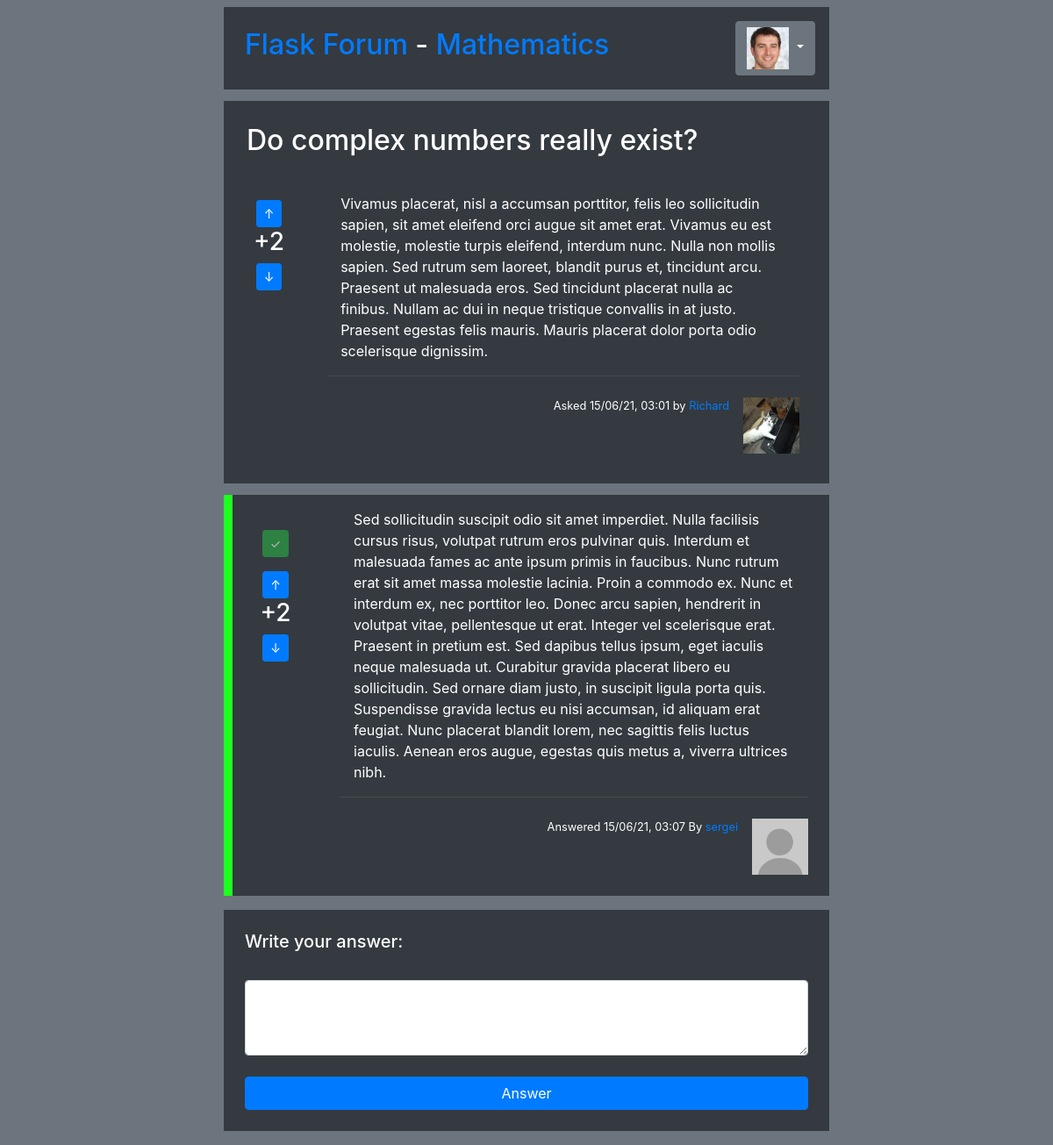
The app's page /question/?question_id=54 (signed in) with its own data.
### models.py (models this page shows)
class Category(db.Model):
    __tablename__ = "categories"
    id = Column(Integer, primary_key=True)
    name = Column(String(50))
    description = Column(String(500))
    questions = relationship("Question")

class Post(db.Model):
    __tablename__ = "posts"
    id = Column(Integer, primary_key=True)
    author_id = Column(Integer, ForeignKey('users.id'))
    content = Column(String(1000))
    votes = relationship("Vote", lazy='dynamic')
    author = relationship("User")
    date = Column(DateTime)
    __mapper_args__ = {'polymorphic_identity':'posts'}

class Question(Post):
    __tablename__ = "questions"
    id = Column(Integer, ForeignKey('posts.id'), primary_key=True)
    title = Column(String(50))
    category_id = Column(Integer, ForeignKey('categories.id'))
    __mapper_args__ = {'polymorphic_identity':'questions'}

class Post(db.Model):
    __tablename__ = "posts"
    id = Column(Integer, primary_key=True)
    author_id = Column(Integer, ForeignKey('users.id'))
    content = Column(String(1000))
    votes = relationship("Vote", lazy='dynamic')
    author = relationship("User")
    date = Column(DateTime)
    __mapper_args__ = {'polymorphic_identity':'posts'}

class User(UserMixin, db.Model):
    __tablename__ = "users"
    id = Column(Integer, primary_key=True)
    email = Column(String(50), unique=True)
    name = Column(String(50))
    password = Column(String(100))
    join_date = Column(Date)
    description = Column(String(500))
    questions = relationship("Question")
    answers = relationship("Answer")
    votes = relationship("Vote")

### views/question.py (the view)
@question_blueprint.route("/question/")
def question():
    question = db.session.query(Question).filter_by(id = int(request.args.get('question_id'))).first()
    answers = db.session.query(Answer).filter_by(question_id = question.id)
    question_data = utils.get_questions_data([question])[0]
    answers_data = utils.get_answers_data(answers)
    data = utils.get_base_data()
    data['question_data'] = question_data
    data['answers_data'] = answers_data
    data['category'] = db.session.query(Category).filter_by(id = question.category_id).first()
    data['has_best'] = answers.filter_by(is_best=True).first() != None
    if 'answer_id' in request.args:
        answer_id = int(request.args.get('answer_id'))
        data['answer_id'] = answer_id
    return render_template(
        'question.html',
        data = data
    )

### main.py (called while the page is built)
@login_manager.user_loader
def load_user(user_id):
    return User.query.get(int(user_id))

### views/utils.py (called while the page is built)
def get_base_data():
    data = {}
    data['logged_user_id'] = current_user.id if current_user.is_authenticated else -1
    return data

def get_questions_data(questions):
    questions_data = []
    for question in questions:
        votes_up = question.votes.filter_by(is_up = True).count()
        votes_down = question.votes.filter_by(is_up = False).count()
        votes_sum = votes_up - votes_down
        question_answers = Answer.query.filter_by(question_id=question.id)
        questions_data.append({
            'question': question,
            'votes_sum': votes_sum,
            'answers_count': question_answers.count(),
            'author_name': question.author.name,
            'has_best': question_answers.filter_by(is_best=True).first() != None,
            'time': question.date.strftime('%d/%m/%y, %H:%M'),
        })
    return questions_data

def get_answers_data(answers):
    answers_data = []
    for answer in answers:
        votes_up = answer.votes.filter_by(is_up = True).count()
        votes_down = answer.votes.filter_by(is_up = False).count()
        votes_sum = votes_up - votes_down
        answers_data.append({
            'answer': answer,
            'question_title': Question.query.filter_by(id=int(answer.question_id)).first().title,
            'votes_sum': votes_sum,
            'is_best': answer.is_best,
            'time': answer.date.strftime('%d/%m/%y, %H:%M')
        })
    return answers_data

### templates/question.html (shortened to what this page needs)
{% extends "base.html" %}
{% block content %}
<div class="d-flex flex-column" style="width: 100%;">
    <div class="header bg-dark">
        <div class="d-flex p-3">
            <h2>{{data.question_data.question.title}}</h2>
        </div>
        <div class="d-flex flex-row">
            <div class="p-4 text-center">
                {% if data.logged_user_id != -1 %}
                    <button type="button" class="btn btn-primary btn-sm vote_btn_up" id="{{data.question_data.question.id}}">↑</button>
                {% else %}
                    <a href="{{url_for('log_in_blueprint.log_in')}}"><button type="button" class="btn btn-primary btn-sm">↑</button></a>
                {% endif %}
                <h3  class="post_votes" id="{{data.question_data.question.id}}">
                    {%if data.question_data.votes_sum > 0 %}
                    +{{data.question_data.votes_sum}}
                    {% else %}
                        {{data.question_data.votes_sum}}
                    {% endif %}
                </h3>
                {% if data.logged_user_id != -1 %}
                    <button type="button" class="btn btn-primary btn-sm vote_btn_down" id="{{data.question_data.question.id}}">↓</button>
                {% else %}
                    <a href="{{url_for('log_in_blueprint.log_in')}}"><button type="button" class="btn btn-primary btn-sm">↓</button></a>
                {% endif %}
            </div>
            <div class="p-2 mx-4 p-3" style="width:100%; border-bottom: 1px solid rgb(73, 73, 73);">{{data.question_data.question.content}}</div>
        </div>
        <div class="d-flex p-3 justify-content-end">
            <div class="d-flex p-2">
                <p class="small">Asked {{data.question_data.time}} by <a href="{{url_for('user_profile_blueprint.user_profile', user_id=data.question_data.question.author_id)}}">{{data.question_data.author_name}}</a></p>
            </div>
            <div class="d-flex p-2">
                <img src="/static/profiles/{{data.question_data.question.author_id}}.jpg" height="64" width="64"/>
            </div>
        </div>
    </div>
    {% for answer_data in data.answers_data %}
    <div id="{{answer_data.answer.id}}" class="bg-dark my-2" style="color: white; {% if answer_data.answer.is_best %} border-left: 10px solid rgb(31, 255, 31) {% endif %}">
        <div class="d-flex flex-row">
            <div class="p-4 text-center">
                {% if answer_data.answer.is_best %}
                <a href="#"><button type="button" class="btn btn-success btn-sm my-3" disabled>✓</button></a>
                {% endif %}
                {% if data.logged_user_id != -1 %}
                    <button type="button" class="btn btn-primary btn-sm vote_btn_up" id="{{answer_data.answer.id}}">↑</button>
                {% else %}
                    <a href="{{url_for('log_in_blueprint.log_in')}}"><button type="button" class="btn btn-primary btn-sm">↑</button></a>
                {% endif %}
                <h3 class="post_votes" id="{{answer_data.answer.id}}">
                    {%if answer_data.votes_sum > 0 %}
                    +{{answer_data.votes_sum}}
                    {% else %}
                        {{answer_data.votes_sum}}
                    {% endif %}
                </h3>
                {% if data.logged_user_id != -1 %}
                    <button type="button" class="btn btn-primary btn-sm vote_btn_down" id="{{answer_data.answer.id}}">↓</button>
                {% else %}
                    <a href="{{url_for('log_in_blueprint.log_in')}}"><button type="button" class="btn btn-primary btn-sm">↓</button></a>
                {% endif %}
            </div>
            <div class="mx-4 p-3" style="width:100%; border-bottom: 1px solid rgb(73, 73, 73);">{{answer_data.answer.content}}</div>
        </div>
        <div class="d-flex p-3 justify-content-end">
            <div class="d-flex p-2">
                <p class="small">Answered {{answer_data.time}} By <a href="{{url_for('user_profile_blueprint.user_profile', user_id=answer_data.answer.author_id)}}">{{answer_data.answer.author.name}}</a></p>
            </div>
            <div class="d-flex p-2">
                <img src="/static/profiles/{{answer_data.answer.author_id}}.jpg" height="64" width="64"/>
            </div>
        </div>
    </div>
    {% endfor %}
    <div class="bg-dark my-2 p-4" style="color: white">
        {%if data.logged_user_id != -1 %}
        <form method="POST" action="/question/">
            <div class="d-flex">
                <h5>Write your answer:</h5>
            </div>
            <div class="d-flex mt-4">
                <textarea name="answer" class="form-control" rows="3"></textarea>
            </div>
            <div class="d-flex mt-4">
                <input type="submit" value="Answer" class="btn btn-primary btn-block"/>
            </div>
        </form>
        {% endif %}
    </div>
</div>
{% endblock %}

### templates/base.html (shortened to what this page needs)
<!DOCTYPE html>
<head>
    <link rel="stylesheet" href="https://stackpath.bootstrapcdn.com/bootstrap/4.3.1/css/bootstrap.min.css">
    <link rel="stylesheet" href="/static/styles/style.css">
</head>
    <body class="bg-secondary" style="height: 100%; width: 100%;">
        <div class="container-fluid" style="width: 60%; margin:auto">
            <div class="d-flex flex-row bg-dark p-3 my-2">
                <div class="d-flex mr-auto">
                    <h2 class="p-2" style="color:white">
                        <a href="/home/">Flask Forum</a>
                        {% if data.category %}
                        - <a href="{{url_for('home_blueprint.category', category_id=data.category.id)}}">{{data.category.name}}</a>
                        {% endif %}
                    </h2>
                </div>
                <div class="d-flex">
                    {%if data.logged_user_id != -1 %}
                    <div class="btn-group">
                        <button class="btn btn-secondary dropdown-toggle" type="button" id="dropdownMenuButton" data-toggle="dropdown" aria-haspopup="true" aria-expanded="false">
                            <img src="/static/profiles/{{data.logged_user_id}}.jpg" height="48" width="48"/>
                        </button>
                    </div>
                    {% else %}
                    <a href="{{url_for('log_in_blueprint.log_in')}}"><input type="submit" class="btn btn-primary mr-1 mt-3 btn-sm" value="Log In"></input></a>
                    <a href="{{url_for('sign_up_blueprint.sign_up')}}"><input type="submit" class="btn btn-info mt-3 btn-sm" value="Sign up"></input></a>
                    {% endif %}
                </div>
            </div>
            <div class="d-flex flex-row my-2" style="color: white;">
                <div class="d-flex" style="width:100%;">
                    {% block content %}
                    {% endblock %}
                </div>
            </div>
        </div>
    </body>
</html>

### static/styles/style.css (style rules this page uses)
.header { width: 100%; margin-top: 5px; margin-bottom: 5px; padding: 10px; color: white; }

### records on screen
Category: category.name "Mathematics"
Question: question_data.question "Do complex numbers really exist?", votes_sum "2", answer.content "Sed sollicitudin suscipit odio sit amet imperdiet. Nulla facilisis cursus risus, volutpat rutrum eros pulvinar quis. Interdum et malesuada fames ac ante ipsum primis in faucibus. Nunc rutrum erat sit amet massa molestie lacinia. Proin a commodo ex. Nunc et interdum ex, nec porttitor leo. Donec arcu sapien, hendrerit in volutpat vitae, pellentesque ut erat. Integer vel scelerisque erat. Praesent in pretium est. Sed dapibus tellus ipsum, eget iaculis neque malesuada ut. Curabitur gravida placerat libero eu sollicitudin. Sed ornare diam justo, in suscipit ligula porta quis. Suspendisse gravida lectus eu nisi accumsan, id aliquam erat feugiat. Nunc placerat blandit lorem, nec sagittis felis…", time "15/06/21, 03:07", answer.author.name "sergei"
Post: question_data.question.content "Vivamus placerat, nisl a accumsan porttitor, felis leo sollicitudin sapien, sit amet eleifend orci augue sit amet erat. Vivamus eu est molestie, molestie turpis eleifend, interdum nunc. Nulla non mollis sapien. Sed rutrum sem laoreet, blandit purus et, tincidunt arcu. Praesent ut malesuada eros. Sed tincidunt placerat nulla ac finibus. Nullam ac dui in neque tristique convallis in at justo. Praesent egestas felis mauris. Mauris placerat dolor porta odio scelerisque dignissim."
User: question_data.author_name "Richard"

### other values on screen
{{ data.question_data.votes_sum }} "2"
{{ data.question_data.time }} "15/06/21, 03:01"
